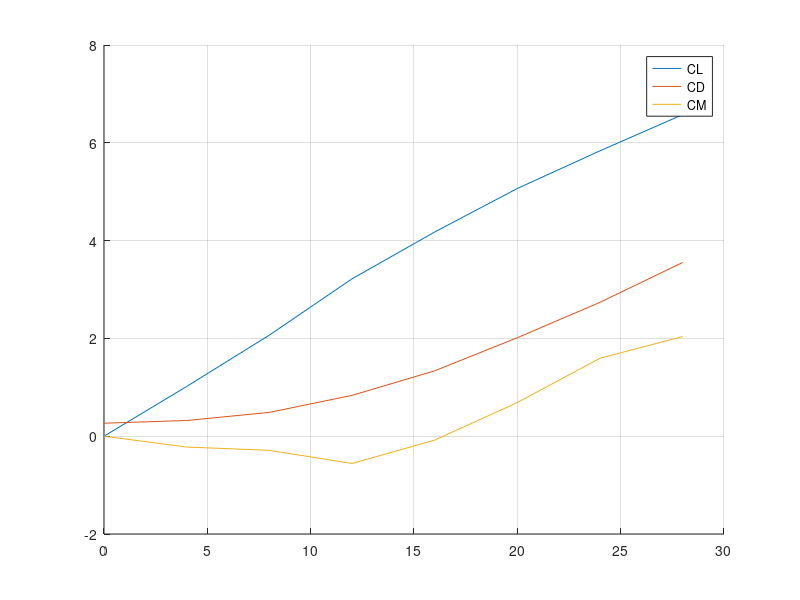

MATLAB code for this plot:
clear; clc; close all;

Alpha = [     0,      4,      8,     12,     16,     20,     24,     28];
CL    = [     0,  1.017,  2.067,  3.218,  4.176,  5.066,  5.836,  6.576];
CD    = [ 0.266,  0.321,  0.487,  0.835,  1.337,  2.014,  2.738,  3.553];
CM    = [ 0.000, -0.222, -0.289, -0.558, -0.080,  0.688,  1.595,  2.038];

CN    = [ 0.000,  1.037,  2.115,  3.322,  4.383,  5.449,  6.445,  7.475];
CA    = [ 0.266,  0.249,  0.194,  0.148,  0.134,  0.160,  0.128,  0.050];

X_CP  = [-0.295, -0.214, -0.136, -0.168, -0.018,  0.126,  0.247,  0.273];

Table = [Alpha' CN' CM' CA' CL' CD' X_CP'];

figure;
hold on;
plot(Alpha, CL);
plot(Alpha, CD);
plot(Alpha, CM);
% plot(Alpha, CA);
% plot(Alpha, CN);
% legend('CL', 'CD', 'CM', 'CA', 'CN');
legend('CL', 'CD', 'CM');
grid on;
hold off;

% Lets assume
v = 20; % m/s or just barely mach 0.2
rho = 1.2041;
S = 1.4575;

% calculate dynamic pressure
q = 0.5*rho*v^2;

alp = 4;

i = find(Alpha>=alp,1,'first');

Lift = CL(i) * q * S;
Drag = CD(i) * q * S;
Moment = CM(i) * q * S;

Normal = CN(i) * q * S;
Axial = CA(i) * q * S;

LiftFromAN = Normal*cos(alp) - Axial*sin(alp);
DragFromAN = Normal*sin(alp) + Axial*cos(alp);
NormalFromLD = Lift*cos(alp) - Drag*sin(alp);
AxialFromLD = -1*Lift*sin(alp) + Drag*cos(alp);


% [Lift, LiftFromAN]
% [Drag, DragFromAN]
% [Normal, NormalFromLD]
% [Axial, AxialFromLD]




